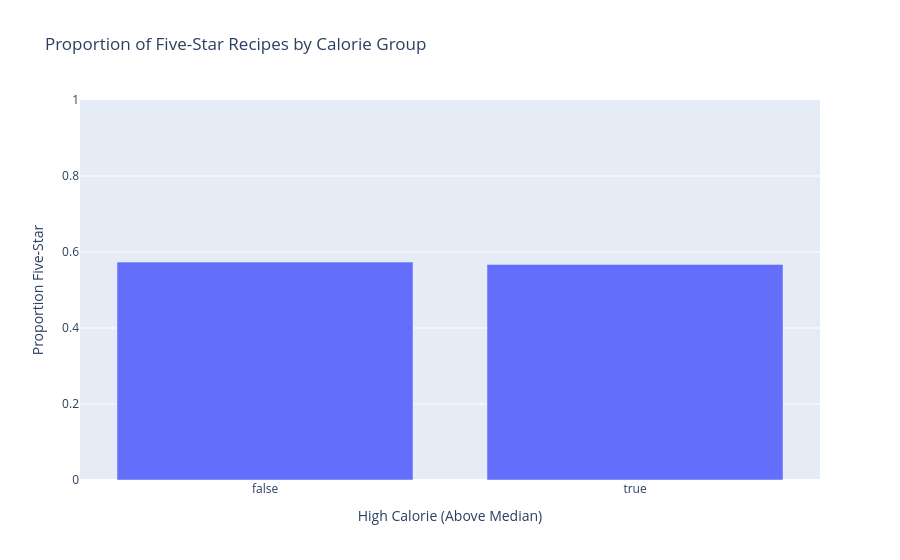

Here is the notebook cell this chart was saved with:
### Markdown cell above
### Bivariate Analysis

For our Bivariate Analysis, we wanted to compare the ratings of lower and higher caloric recipes. The box plot compares the distribution of average ratings between low-calorie (below median) and high-calorie (above median) recipes. Both groups have similar median ratings of around 5. The distributions are largely overlapping, suggesting that calorie content alone may not be a strong predictor of rating.

### Code cell
# Create high/low calorie groups and compare ratings
recipes['high_calorie'] = recipes['calories'] > recipes['calories'].median()

prop_df = (
    recipes
    .groupby('high_calorie')['five_star']
    .mean()
    .reset_index()
)

fig = px.bar(
    prop_df,
    x='high_calorie',
    y='five_star',
    title='Proportion of Five-Star Recipes by Calorie Group',
    labels={
        'high_calorie': 'High Calorie (Above Median)',
        'five_star': 'Proportion Five-Star'
    }
)
fig.update_yaxes(range=[0, 1])
fig.show()
fig.write_html('bivariate-rating-calorie.html', include_plotlyjs='cdn')

### Figure 1 — Plotly figure (JSON) as saved in the notebook; plotly's stock layout.template omitted (floating-point values rounded to 4 significant figures)
{"data": [{"hovertemplate": "High Calorie (Above Median)=%{x}<br>Proportion Five-Star=%{y}<extra></extra>", "legendgroup": "", "marker": {"color": "#636efa", "pattern": {"shape": ""}}, "name": "", "orientation": "v", "showlegend": false, "textposition": "auto", "type": "bar", "x": [false, true], "xaxis": "x", "y": [0.5734, 0.5673], "yaxis": "y"}], "layout": {"barmode": "relative", "legend": {"tracegroupgap": 0}, "title": {"text": "Proportion of Five-Star Recipes by Calorie Group"}, "xaxis": {"anchor": "y", "domain": [0, 1], "title": {"text": "High Calorie (Above Median)"}}, "yaxis": {"anchor": "x", "domain": [0, 1], "range": [0, 1], "title": {"text": "Proportion Five-Star"}}}}
